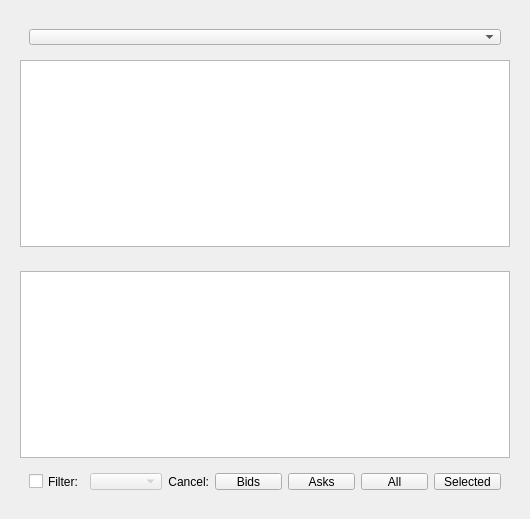
  <widget class="QWidget" name="layoutWidget">
   <property name="geometry">
    <rect>
     <x>10</x>
     <y>10</y>
     <width>530</width>
     <height>519</height>
    </rect>
   </property>
   <layout class="QVBoxLayout" name="leftlayout">
    <item>
     <widget class="QWidget" name="playerTableFrame" native="true">
      <layout class="QGridLayout" name="gridLayout_5">
       <item row="0" column="0">
        <widget class="QWidget" name="playersControl" native="true">
         <property name="sizePolicy">
          <sizepolicy hsizetype="Preferred" vsizetype="Maximum">
           <horstretch>0</horstretch>
           <verstretch>0</verstretch>
          </sizepolicy>
         </property>
         <property name="minimumSize">
          <size>
           <width>0</width>
           <height>10</height>
          </size>
         </property>
         <layout class="QGridLayout" name="gridLayout_4">
          <item row="0" column="0">
           <widget class="QComboBox" name="gamesCombo"/>
          </item>
         </layout>
        </widget>
       </item>
       <item row="1" column="0">
        <widget class="QTableView" name="playerList"/>
       </item>
      </layout>
     </widget>
    </item>
    <item>
     <widget class="QWidget" name="ordersTableFrame" native="true">
      <layout class="QGridLayout" name="gridLayout_11">
       <item row="1" column="0">
        <widget class="QWidget" name="ordersControls" native="true">
         <property name="sizePolicy">
          <sizepolicy hsizetype="Preferred" vsizetype="Maximum">
           <horstretch>0</horstretch>
           <verstretch>0</verstretch>
          </sizepolicy>
         </property>
         <property name="minimumSize">
          <size>
           <width>0</width>
           <height>10</height>
          </size>
         </property>
         <layout class="QGridLayout" name="gridLayout_12">
          <item row="0" column="1">
           <widget class="QComboBox" name="filterOrdersCurrency">
            <property name="enabled">
             <bool>false</bool>
            </property>
            <property name="sizePolicy">
             <sizepolicy hsizetype="Preferred" vsizetype="Fixed">
              <horstretch>0</horstretch>
              <verstretch>0</verstretch>
             </sizepolicy>
            </property>
            <property name="minimumSize">
             <size>
              <width>0</width>
              <height>0</height>
             </size>
            </property>
            <property name="maxVisibleItems">
             <number>36</number>
            </property>
           </widget>
          </item>
          <item row="0" column="4">
           <widget class="QPushButton" name="ordersCancelAsksButton">
            <property name="sizePolicy">
             <sizepolicy hsizetype="Preferred" vsizetype="Fixed">
              <horstretch>0</horstretch>
              <verstretch>0</verstretch>
             </sizepolicy>
            </property>
            <property name="minimumSize">
             <size>
              <width>60</width>
              <height>0</height>
             </size>
            </property>
            <property name="accessibleName">
             <string>CANCEL_ASKS_ORDERS</string>
            </property>
            <property name="text">
             <string>Asks</string>
            </property>
           </widget>
          </item>
          <item row="0" column="5">
           <widget class="QPushButton" name="ordersCancelAllButton">
            <property name="sizePolicy">
             <sizepolicy hsizetype="Preferred" vsizetype="Fixed">
              <horstretch>0</horstretch>
              <verstretch>0</verstretch>
             </sizepolicy>
            </property>
            <property name="minimumSize">
             <size>
              <width>60</width>
              <height>0</height>
             </size>
            </property>
            <property name="accessibleName">
             <string>CANCEL_ALL_ORDERS</string>
            </property>
            <property name="text">
             <string>All</string>
            </property>
           </widget>
          </item>
          <item row="0" column="3">
           <widget class="QPushButton" name="ordersCancelBidsButton">
            <property name="sizePolicy">
             <sizepolicy hsizetype="Preferred" vsizetype="Fixed">
              <horstretch>0</horstretch>
              <verstretch>0</verstretch>
             </sizepolicy>
            </property>
            <property name="minimumSize">
             <size>
              <width>60</width>
              <height>0</height>
             </size>
            </property>
            <property name="accessibleName">
             <string>CANCEL_BIDS_ORDERS</string>
            </property>
            <property name="text">
             <string>Bids</string>
            </property>
           </widget>
          </item>
          <item row="0" column="0">
           <widget class="QCheckBox" name="ordersFilterCheckBox">
            <property name="accessibleName">
             <string>ORDERS_FILTER</string>
            </property>
            <property name="text">
             <string>Filter:</string>
            </property>
           </widget>
          </item>
          <item row="0" column="6">
           <widget class="QPushButton" name="ordersCancelSelected">
            <property name="sizePolicy">
             <sizepolicy hsizetype="Preferred" vsizetype="Fixed">
              <horstretch>0</horstretch>
              <verstretch>0</verstretch>
             </sizepolicy>
            </property>
            <property name="minimumSize">
             <size>
              <width>60</width>
              <height>0</height>
             </size>
            </property>
            <property name="accessibleName">
             <string>CANCEL_SELECTED_ORDERS</string>
            </property>
            <property name="text">
             <string>Selected</string>
            </property>
           </widget>
          </item>
          <item row="0" column="2">
           <widget class="QLabel" name="label_31">
            <property name="sizePolicy">
             <sizepolicy hsizetype="Expanding" vsizetype="Preferred">
              <horstretch>0</horstretch>
              <verstretch>0</verstretch>
             </sizepolicy>
            </property>
            <property name="accessibleName">
             <string>REMOVE_ORDERS</string>
            </property>
            <property name="text">
             <string>Cancel:</string>
            </property>
            <property name="alignment">
             <set>Qt::AlignRight|Qt::AlignTrailing|Qt::AlignVCenter</set>
            </property>
           </widget>
          </item>
         </layout>
        </widget>
       </item>
       <item row="0" column="0">
        <widget class="QTableView" name="ordersTable">
         <property name="sizePolicy">
          <sizepolicy hsizetype="Preferred" vsizetype="Preferred">
           <horstretch>0</horstretch>
           <verstretch>0</verstretch>
          </sizepolicy>
         </property>
        </widget>
       </item>
      </layout>
     </widget>
    </item>
   </layout>
  </widget>
